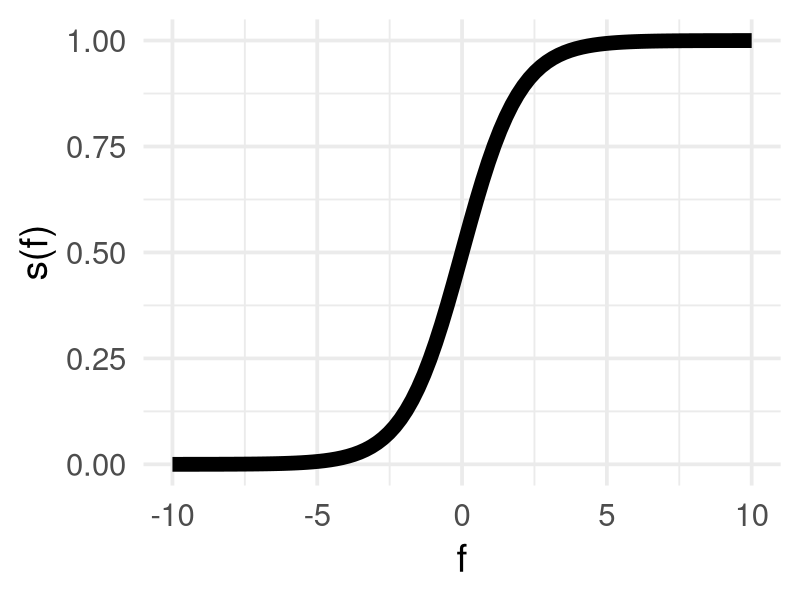
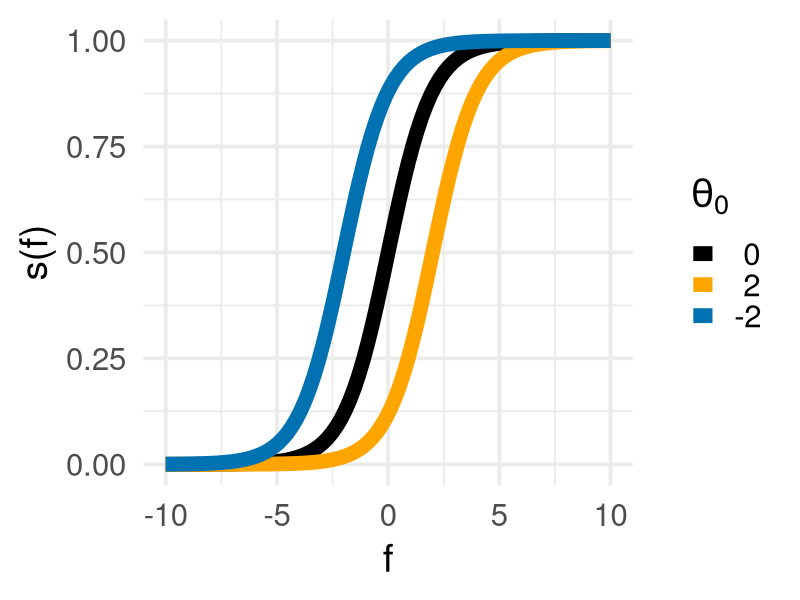
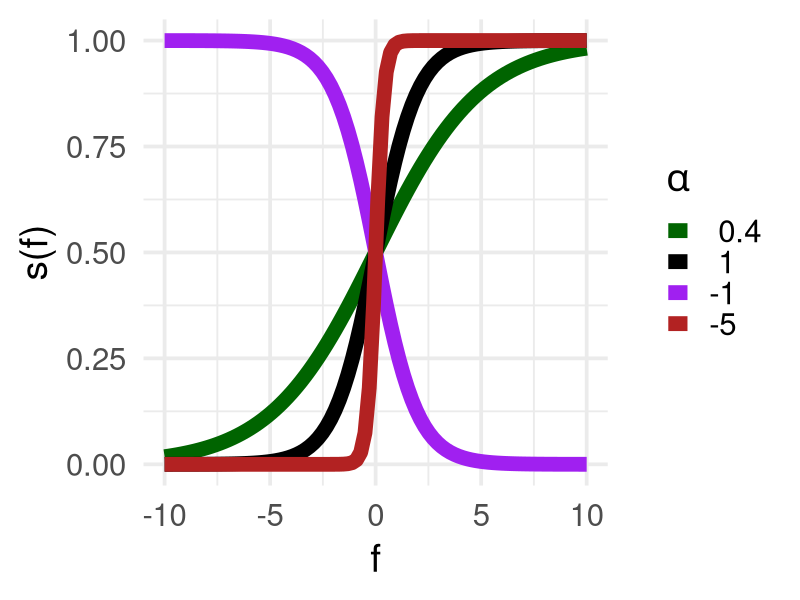
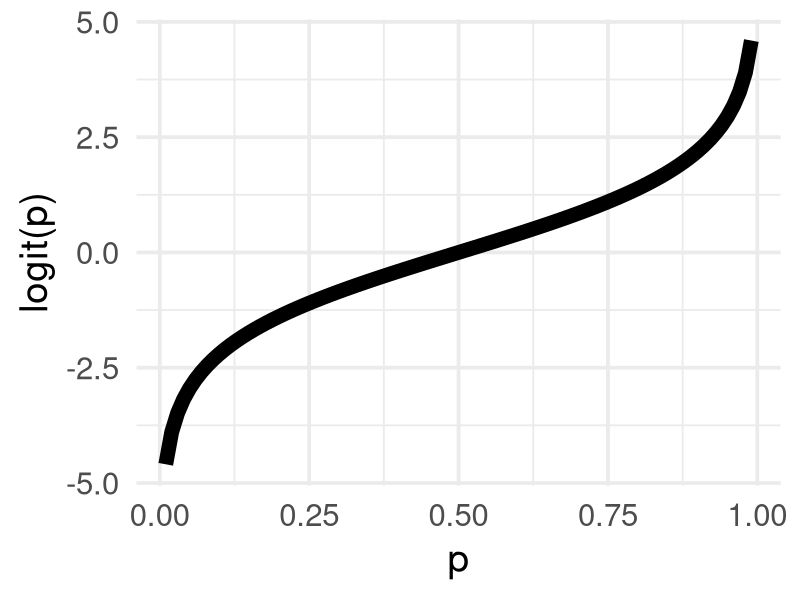
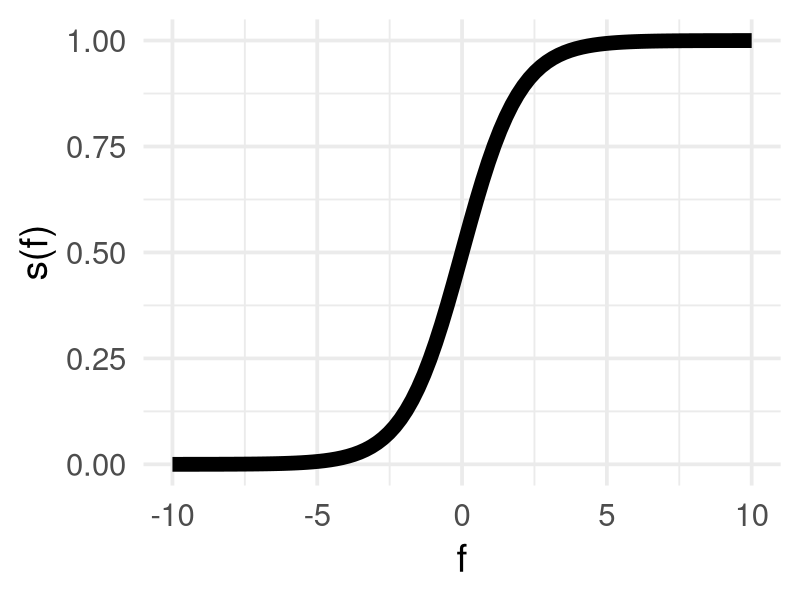
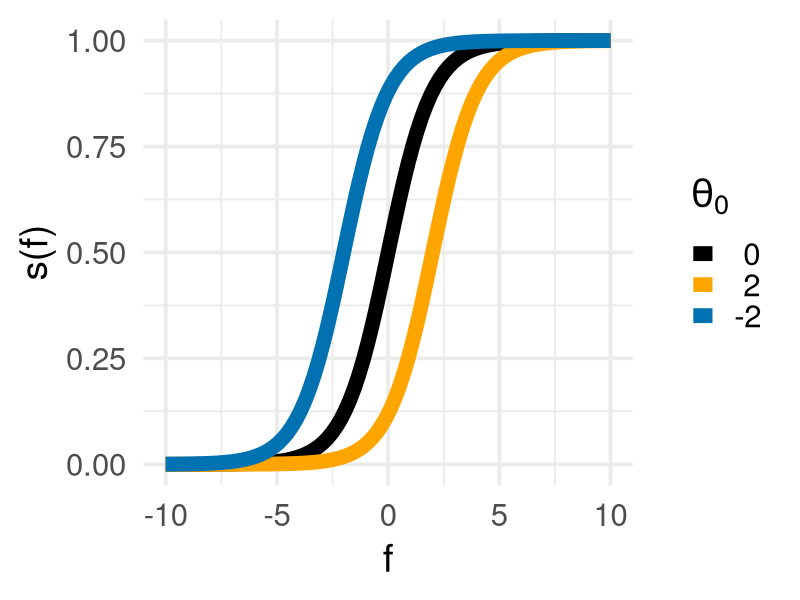
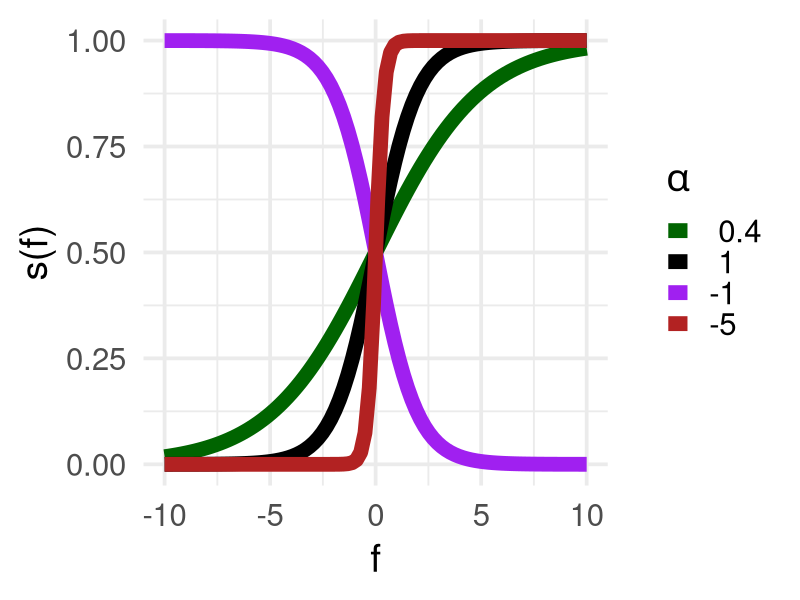
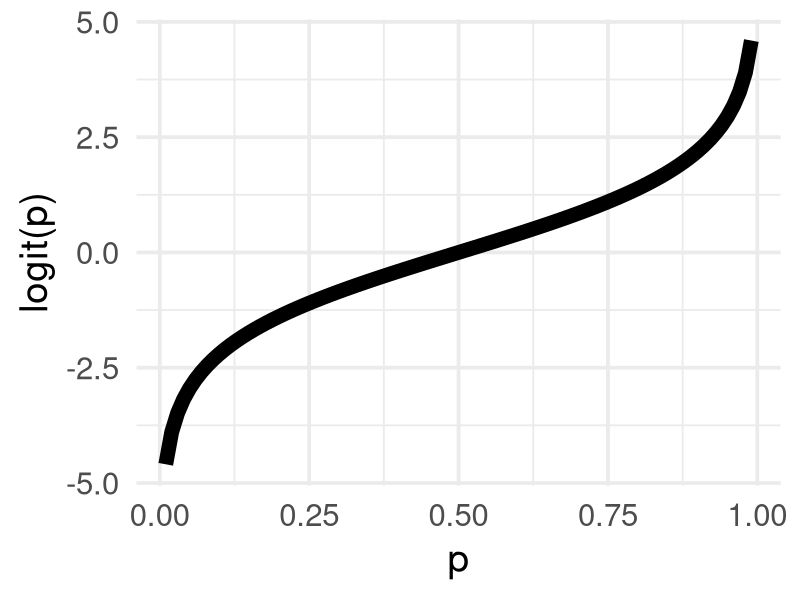

Recreate these plots in R, in order.
# goal here is to create clean visualizations for the logistic function / logits for the logistic regression chunk
library(ggplot2)

# OPTIONS
plot_width <- 21
plot_height <- 7
plot_dpi <- 300
line_size <- 5
base_size <- 28

color_palette <- c(" 0" = "black", " 2" = "orange", "-2" = "#0072B2", 
                   " 0.4" = "darkgreen", "-5  " = "firebrick", "-1  " = "purple", " 1  " = "black")


# DEFINITIONS
logistic <- function(x) { 1 / (1 + exp(-x)) }
logistic_shifted <- function(x, shift) { 1 / (1 + exp(-(x - shift))) }
logistic_scaled <- function(x, slope) { 1 / (1 + exp(-slope * x)) }
logit <- function(y) { log(y / (1 - y)) }

# PLOTTING DATA
x <- seq(-10, 10, length.out = 100)
y <- seq(0.01, 0.99, length.out = 100)  # To avoid logit issues at 0 and 1

# plot 1: standard logistic function
data_logistic <- data.frame(x = x, y = logistic(x))
p1 <- ggplot(data_logistic, aes(x, y)) +
  geom_line(size = line_size, color = "black") +
  labs(x = "f", y = "s(f)") +
  theme_minimal(base_size = base_size)
p1

# plot 2: shifted logistic function
data_shifted <- data.frame(
  x = rep(x, 3),
  y = c(logistic_shifted(x, 2), logistic_shifted(x, -2), logistic(x)),
  theta = rep(c(" 2", "-2", " 0"), each = length(x))
)

p2 <- ggplot(data_shifted, aes(x, y, color = theta)) +
  geom_line(size = line_size) +
  scale_color_manual(values = color_palette) +
  labs(x = "f", y = "s(f)", color = expression(theta[0])) +
  theme_minimal(base_size = base_size)

p2

data_scaled <- data.frame(
  x = rep(x, 4),
  y = c(logistic_scaled(x, 0.4), logistic_scaled(x, 5), logistic(x), logistic_scaled(x, -1)),
  Slope = rep(c(" 0.4", "-5  ", " 1  ", "-1  "), each = length(x))
)

p3 <- ggplot(data_scaled, aes(x, y, color = Slope)) +
  geom_line(size = line_size) +
  scale_color_manual(values = color_palette) +
  labs(x = "f", y = "s(f)", color = expression(alpha)) +
  theme_minimal(base_size = base_size)

p3


# plot 4: logit
data_logit <- data.frame(y = y, logit_y = logit(y))
p4 <- ggplot(data_logit, aes(y, logit_y)) +
  geom_line(size = line_size) +
  labs(x = "p", y = "logit(p)") +
  theme_minimal(base_size = base_size)
p4

# SAVE PLOTS
plots <- list(p1, p2, p3, p4)
plot_titles <- c("../figure/logistic_function.png", "../figure/logistic_shifted.png", "../figure/logistic_scaled.png", "../figure/logit_function.png")

for (i in 1:4) {
  ggsave(plot_titles[i], plot = plots[[i]], width = plot_width, height = plot_height, dpi = plot_dpi)
}
